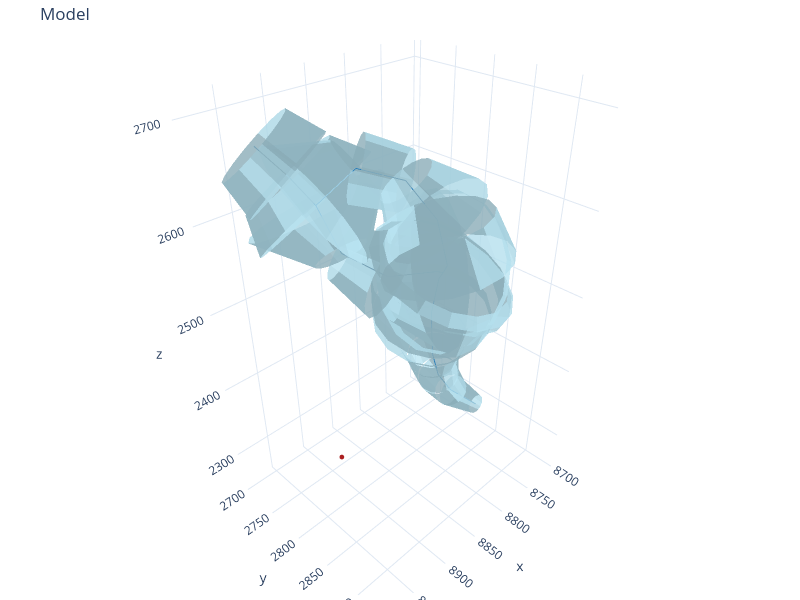

This figure's notebook cell:
### Code cell
swc_spine_model_px = SWCModel.from_swc_file(swc_spine_px_filepath)
neckpt_pointset_px = PointSet.from_txt_file(neckpt_px_filepath)
plot_model(swc_model=swc_spine_model_px, point_set=neckpt_pointset_px, point_size=3)
